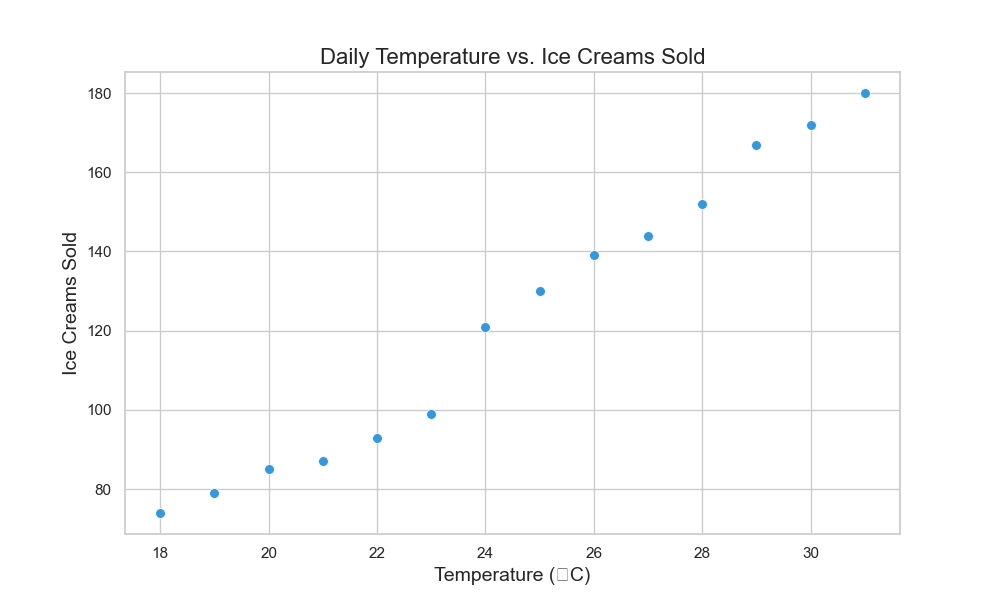

Write the Python code that produced this figure.

import pandas as pd
import seaborn as sns
import matplotlib.pyplot as plt

# Load data into a pandas DataFrame
data = {
    'Day': ['Monday', 'Tuesday', 'Wednesday', 'Thursday', 'Friday', 'Saturday', 'Sunday',
            'Monday', 'Tuesday', 'Wednesday', 'Thursday', 'Friday', 'Saturday', 'Sunday'],
    'Temperature': [21, 24, 19, 22, 25, 27, 23, 20, 28, 26, 29, 18, 30, 31],
    'IceCreamsSold': [87, 121, 79, 93, 130, 144, 99, 85, 152, 139, 167, 74, 172, 180]
}

df = pd.DataFrame(data)

# Set the style
sns.set(style="whitegrid")

# Create the scatterplot
plt.figure(figsize=(10, 6))
scatter_plot = sns.scatterplot(x='Temperature', y='IceCreamsSold',
                               data=df, color="#3498DB", s=50)

# Customize the axes and title
scatter_plot.set_title('Daily Temperature vs. Ice Creams Sold', fontsize=16)
scatter_plot.set_xlabel('Temperature (°C)', fontsize=14)
scatter_plot.set_ylabel('Ice Creams Sold', fontsize=14)

# Show the plot
plt.show()
